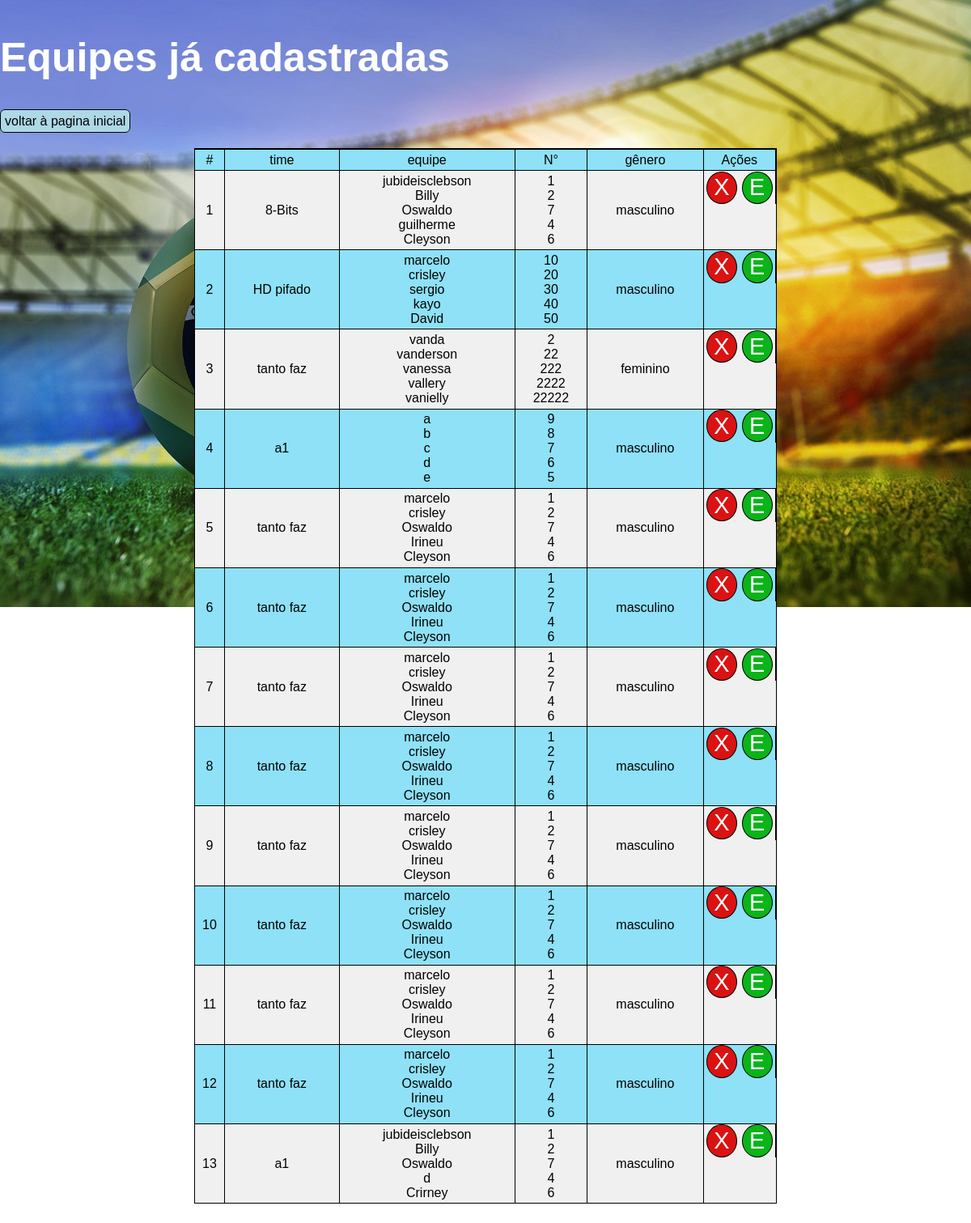
The page /adm/edcopaADM.php on the database its author committed.
### tables this page shows
CREATE TABLE `copinha` (
  `id` int(11) NOT NULL AUTO_INCREMENT,
  `nome` varchar(120) NOT NULL,
  `chamada` varchar(5) NOT NULL,
  `nome2` varchar(45) NOT NULL,
  `chamada2` varchar(45) NOT NULL,
  `nome3` varchar(45) NOT NULL,
  `chamada3` varchar(45) NOT NULL,
  `nome4` varchar(45) NOT NULL,
  `chamada4` varchar(45) NOT NULL,
  `nome5` varchar(45) NOT NULL,
  `chamada5` varchar(45) NOT NULL,
  `equipe` varchar(45) NOT NULL,
  `genero` varchar(45) NOT NULL,
  PRIMARY KEY (`id`)
);

### adm/edcopaADM.php (the view, shortened to what this page needs)
<!DOCTYPE html>
<html lang="en">
<head>
    <link rel="stylesheet" href="copinhaADM.css">
</head>
<body>
<section>
<h1 style="color:#fff; font-size: 50px;">Equipes já cadastradas</h1>
 <table>
        <tr>
            <td>#</td>
            <td> time</td>
            <td> equipe</td>
            <td> N°</td>
            <td>gênero</td>
            <td>Ações</td>
        </tr>
        <?php
        include("conect.php");
            $selecionar = "SELECT * FROM copinha ORDER BY id";
            try{
                $rSelect = $conect -> prepare($selecionar);
                $rSelect -> execute();
                $num = 1;
                $cSelect = $rSelect -> rowCount();
                if($cSelect > 0){
                    while($mostrar = $rSelect -> FETCH(PDO::FETCH_OBJ)){
        ?>
                <td><?php echo $num++;?></td>
                <td><?php echo $mostrar -> equipe;?></td>
                <td><?php echo $mostrar -> nome; echo "<br>" .  $mostrar -> nome2; echo "<br>" .  $mostrar -> nome3; echo "<br>" .  $mostrar -> nome4; echo "<br>" .  $mostrar -> nome5;?></td>
                <td><?php echo $mostrar -> chamada;   echo "<br>" .  $mostrar -> chamada2;  echo "<br>" .  $mostrar -> chamada3;  echo "<br>" .  $mostrar -> chamada4; echo "<br>" .  $mostrar -> chamada5;?></td>
                <td><?php echo $mostrar -> genero;?></td>
<nav>
<td style="display:flex; align-self:center;justify-content:space-around;"><a href="../comp/deletciencia.php?id=<?php echo $mostrar -> id;?>" class="delete" onclick="return confirm('Deseja remover esse cadastro?')">X</a>
                <a href="../comp/editarcopa.php?id=<?php echo $mostrar -> id;?>" class="editar">E</a></td>
                    </nav>
        <?php
                    }
                }
            }catch(PDOException $erro){
                echo "Tá errado:" . $erro -> getMessage();
            }
        ?>
</section>
<a href="copinhaADM.php">voltar à pagina inicial</a>
</body>
</html>

### adm/copinhaADM.css (style rules this page uses)
body { margin: 0; padding:0; box-sizing: border-box; font-family: Arial; outline: 0; Background: url(../img/futebol.jpg); background-repeat: no-repeat; background-size: 100%; background-attachment: fixed; }
table { width: 60%; margin-right: auto; margin-left: auto; margin-top: 2%; margin-bottom: 2%; border: 1px solid #000; border-spacing: 0; background: #fff; }
td { border-right: 1px solid #000; border-top: 1px solid #000; text-align: center; padding: 0.5%; flex-direction: row; }
.delete { text-decoration: none; background: rgb(219, 18, 18); color: #fff; font-size: 180%; padding: 3% 3%; border-radius: 100%; }
.editar { text-decoration: none; background: rgb(10, 180, 25); color: #fff; font-size: 180%; padding: 3% 3%; border-radius: 100%; }
a { color: #000; background: lightblue; padding: 5px; width: 35%; text-decoration: none; border-radius: 6px; border: 1px solid #000; }
tr:nth-child(odd) { background: rgb(142, 225, 246); }

### rows shown on the page
copinha: equipe "8-Bits", nome "jubideisclebson", nome2 "Billy", nome3 "Oswaldo", nome4 "guilherme", nome5 "Cleyson", chamada "1", chamada2 "2", chamada3 "7", chamada4 "4", chamada5 "6", genero "masculino"
copinha: equipe "HD pifado", nome "marcelo", nome2 "crisley", nome3 "sergio", nome4 "kayo", nome5 "David", chamada "10", chamada2 "20", chamada3 "30", chamada4 "40", chamada5 "50", genero "masculino"
copinha: equipe "tanto faz", nome "vanda", nome2 "vanderson", nome3 "vanessa", nome4 "vallery", nome5 "vanielly", chamada "2", chamada2 "22", chamada3 "222", chamada4 "2222", chamada5 "22222", genero "feminino"
copinha: equipe "a1", nome "a", nome2 "b", nome3 "c", nome4 "d", nome5 "e", chamada "9", chamada2 "8", chamada3 "7", chamada4 "6", chamada5 "5", genero "masculino"
copinha: equipe "tanto faz", nome "marcelo", nome2 "crisley", nome3 "Oswaldo", nome4 "Irineu", nome5 "Cleyson", chamada "1", chamada2 "2", chamada3 "7", chamada4 "4", chamada5 "6", genero "masculino"
copinha: equipe "tanto faz", nome "marcelo", nome2 "crisley", nome3 "Oswaldo", nome4 "Irineu", nome5 "Cleyson", chamada "1", chamada2 "2", chamada3 "7", chamada4 "4", chamada5 "6", genero "masculino"
copinha: equipe "tanto faz", nome "marcelo", nome2 "crisley", nome3 "Oswaldo", nome4 "Irineu", nome5 "Cleyson", chamada "1", chamada2 "2", chamada3 "7", chamada4 "4", chamada5 "6", genero "masculino"
copinha: equipe "tanto faz", nome "marcelo", nome2 "crisley", nome3 "Oswaldo", nome4 "Irineu", nome5 "Cleyson", chamada "1", chamada2 "2", chamada3 "7", chamada4 "4", chamada5 "6", genero "masculino"
copinha: equipe "tanto faz", nome "marcelo", nome2 "crisley", nome3 "Oswaldo", nome4 "Irineu", nome5 "Cleyson", chamada "1", chamada2 "2", chamada3 "7", chamada4 "4", chamada5 "6", genero "masculino"
copinha: equipe "tanto faz", nome "marcelo", nome2 "crisley", nome3 "Oswaldo", nome4 "Irineu", nome5 "Cleyson", chamada "1", chamada2 "2", chamada3 "7", chamada4 "4", chamada5 "6", genero "masculino"
copinha: equipe "tanto faz", nome "marcelo", nome2 "crisley", nome3 "Oswaldo", nome4 "Irineu", nome5 "Cleyson", chamada "1", chamada2 "2", chamada3 "7", chamada4 "4", chamada5 "6", genero "masculino"
copinha: equipe "tanto faz", nome "marcelo", nome2 "crisley", nome3 "Oswaldo", nome4 "Irineu", nome5 "Cleyson", chamada "1", chamada2 "2", chamada3 "7", chamada4 "4", chamada5 "6", genero "masculino"
copinha: equipe "a1", nome "jubideisclebson", nome2 "Billy", nome3 "Oswaldo", nome4 "d", nome5 "Crirney", chamada "1", chamada2 "2", chamada3 "7", chamada4 "4", chamada5 "6", genero "masculino"
